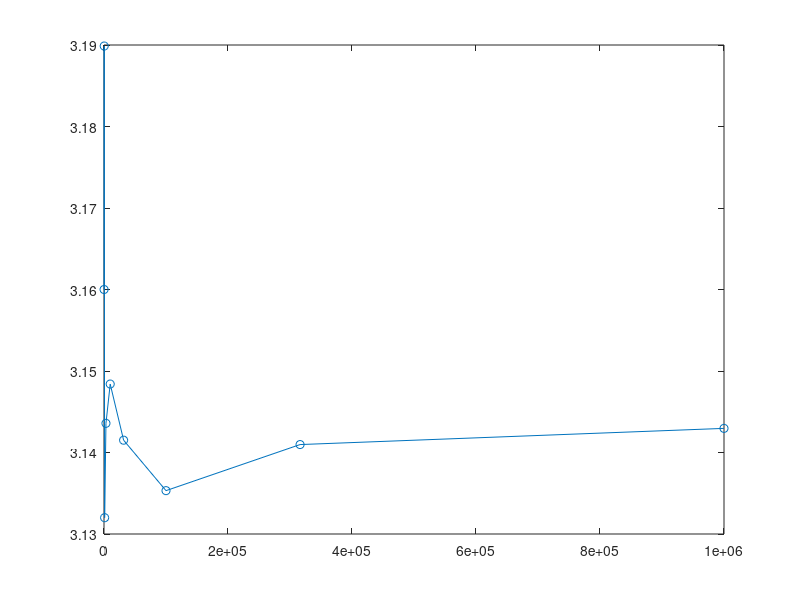

Source code (MATLAB): (Note: this script raises an error after producing the figure.)
%% Part 1 — For-loop, fixed N (precision vs cost)
clear; clc; close all; rng(42);              % reproducible randomness

Ns = round(logspace(2,6,9));                 % N = 1e2 ... 1e6 (9 points)
pi_hat = zeros(size(Ns));
abs_err = zeros(size(Ns));
t_sec  = zeros(size(Ns));

for k = 1:numel(Ns)
    N = Ns(k);
    tic
    x = rand(N,1); 
    y = rand(N,1);
    H = sum(x.^2 + y.^2 <= 1);               % quarter-circle hits
    pi_hat(k) = 4*H/N;
    t_sec(k)  = toc;
    abs_err(k) = abs(pi_hat(k) - pi);        % deviation from true π
end

% 1) π-hat vs N
figure; 
plot(Ns, pi_hat, 'o-'); hold on; 
yline(pi,'--');
set(gca,'XScale','log'); grid on
xlabel('N (samples)','Interpreter','latex');
ylabel('$\hat{\pi}$ estimate','Interpreter','latex');
title('Monte Carlo $\pi$ vs N','Interpreter','latex');
legend({'$\hat{\pi}$','true $\pi$'},'Location','best','Interpreter','latex');

% 2) |error| vs N
figure; 
loglog(Ns, abs_err, 'o-'); grid on
xlabel('N (samples)','Interpreter','latex');
ylabel('Absolute error $|\hat{\pi}-\pi|$','Interpreter','latex');
title('Absolute error vs N','Interpreter','latex');

% 3) |error| vs runtime (precision–cost curve)
figure; 
loglog(t_sec, abs_err, 'o-'); grid on
xlabel('Runtime (s)','Interpreter','latex');
ylabel('Absolute error $|\hat{\pi}-\pi|$','Interpreter','latex');
title('Precision vs computational cost','Interpreter','latex');
